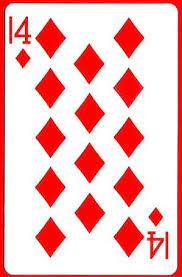
#> input picture OpenCV/card.jpeg, 182 x 277 px
$ python 3-multiTemplatesCards.py
#> lines starting #> are read from the running program, lines starting #| are printed output that depends on the picture
# Imports
import cv2
import numpy as np
from matplotlib import pyplot as plt

# Load base image
base_bgr = cv2.imread("../card.jpeg", 1)
#> base_bgr is the input picture: shape (277, 182, 3); mean B, G, R 189.4, 190, 245.9
base = cv2.imread("../card.jpeg", 0)
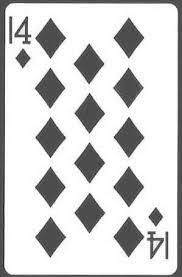
#> base: shape (277, 182); min 30, max 255, mean 207.4
template = cv2.imread("../card-template.png", 0)
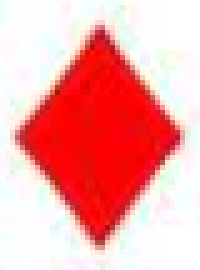
#> input picture OpenCV/card-template.png, 40 x 54 px (shown 5 times larger)
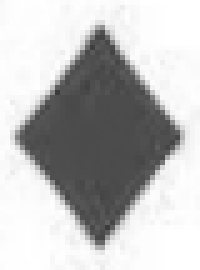
#> template: shape (54, 40) (shown 5 times larger); min 60, max 255, mean 189.5
w, h = template.shape[::-1]
#> w = 40; h = 54

# Match the template!
res = cv2.matchTemplate(base, template, cv2.TM_CCOEFF_NORMED)
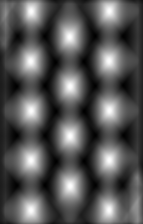
#> res: shape (224, 143) float32; min -0.475, max 0.925, mean -0.00106; drawn with min black and max white
threshold = 0.8
loc = np.where(res >= threshold) # any location where the threshold is greater than 0.8
#> loc = 520 positions, rows 7 to 213, columns 28 to 111

# Draw a rectangle at all locations
for pt in zip(*loc[::-1]): # <- zips all the locs together
    cv2.rectangle(base_bgr, pt, (pt[0] + w, pt[1] + h), (255,0,0), 2)
#> this loop made 520 passes
#> pt on passes 1 to 3: (31, 7), (108, 7), (109, 7)
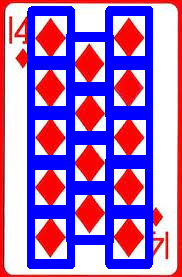
#> base_bgr: shape (277, 182, 3); mean B, G, R 191.7, 114.5, 169.5

cv2.imshow("res", base_bgr)
cv2.waitKey(0)
cv2.destroyAllWindows()
